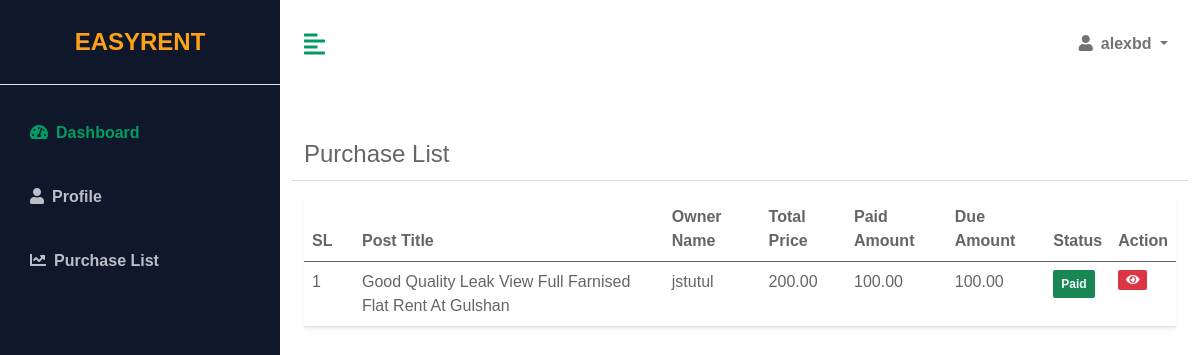
The page /account/purchase-list (signed in) on the database as committed earlier.
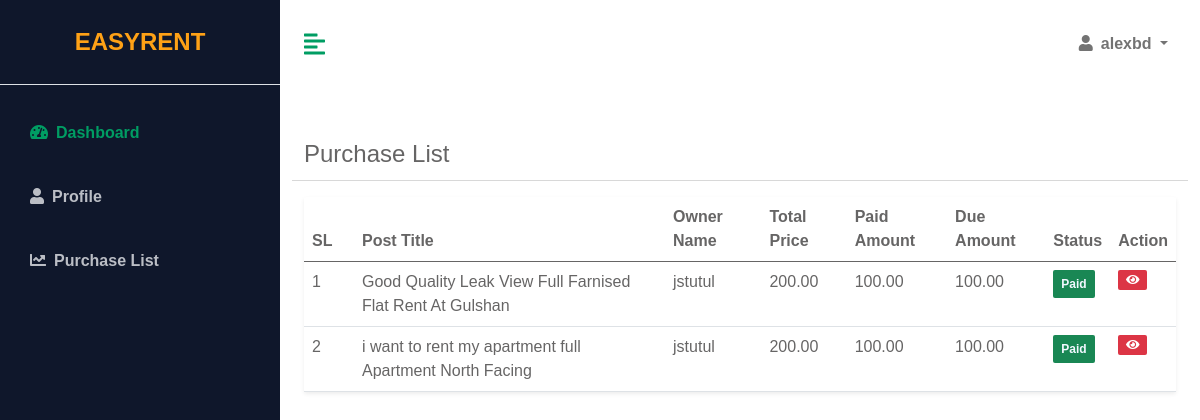
The same page on the database as committed later.
### App_Rental/models.py (models this page shows, shortened)
class HouseRent(models.Model):
    post = models.ForeignKey(House,on_delete=models.CASCADE)
    user = models.ForeignKey(User,on_delete=models.CASCADE)
    is_paid = models.BooleanField(default=False)
    transaction_id = models.CharField(max_length=1000)
    created =models.DateTimeField(auto_now=True,auto_now_add=False)
    updated=models.DateField(auto_now=False,auto_now_add=True)
    def due_amount(self):
        return self.post.monthly_rent-self.post.advacne_rent

class House(models.Model):
    def next_month_first_day():
        today = timezone.localdate()
        first_day_next_month = today.replace(day=1) + timedelta(days=32 - today.day)
        return first_day_next_month
    owner = models.ForeignKey(User, on_delete=models.CASCADE)
    title = models.CharField(max_length=500, blank=False)
    city = models.ForeignKey(City, on_delete=models.DO_NOTHING)
    address = models.CharField(max_length=500, blank=False)
    rent_from = models.DateField(default=next_month_first_day)
    house_type = models.CharField(max_length=10, choices=HOUSE_TYPE_LIST, default="1")
    house_name = models.CharField(max_length=200, null=True)
    house_area = models.IntegerField(default=800)
    description = RichTextField(null=True)
    is_parking = models.BooleanField(default=True)
    total_bedrooms = models.IntegerField(default=0)
    total_bathrooms = models.IntegerField(default=0)
    floor_no = models.IntegerField(default=0)
    map_link =models.CharField(max_length=10000,blank=True)
    monthly_rent = models.DecimalField(max_digits=10, decimal_places=2, default=Decimal('0.00'))
    advacne_rent = models.DecimalField(max_digits=10, decimal_places=2, default=Decimal('0.00'))
    images = models.ManyToManyField('HouseImage', related_name='houses', blank=True)
    is_active=models.BooleanField(default=False)
    is_reject=models.BooleanField(default=False)
    is_rented=models.BooleanField(default=False)
    created=models.DateTimeField(auto_now=True,auto_now_add=False)

### App_Account/views.py (the view)
# urls.py: path('purchase-list',PurchaseListView,name='purchaselist'),
@renter_required
def PurchaseListView(request):
    myrent_list=HouseRent.objects.filter(user=request.user,is_paid=True)
    context={
        'myrent_list':myrent_list
    }
    return render(request,'App_Dashboard/purchase_list.html',context)

### App_Account/views.py (called while the page is built)
def renter_required(view_func):
    @wraps(view_func)
    def wrapper(request, *args, **kwargs):
        if request.user.is_authenticated and request.user.userprofile.userType == "2":
            return view_func(request, *args, **kwargs)
        else:
            return render(request, 'accessdenied.html')
    return wrapper

### templates/App_Dashboard/purchase_list.html (shortened to what this page needs)
{% extends 'App_Dashboard/base.html'%}
{% load static%}
{% block dashboard%}
{% block css %}
<link href="https://cdn.datatables.net/v/dt/dt-2.0.3/datatables.min.css" rel="stylesheet">
{% endblock %}
<div class="container-fluid px-4">
    <div class="row my-5">
        <div class="col-lg-12 mb-2">
            <span class="mb-3" style="font-size: 24px;">Purchase List
        </div>
        <hr>
        <div class="col">
            <table class="table bg-white rounded shadow-sm  table-hover" id="rentlist">
                <thead>
                    <tr>
                        <th scope="col" width="50">SL</th>
                        <th scope="col">Post Title</th>
                        <th scope="col">Owner Name</th>
                        <th scope="col">Total Price</th>
                        <th scope="col">Paid Amount</th>
                        <th scope="col">Due Amount</th>
                        <th scope="col">Status</th>
                        <th scope="col">Action</th>
                    </tr>
                </thead>
                <tbody>
                    {% for item in myrent_list%}
                    <tr>
                        <td>{{forloop.counter}}</td>
                        <td>{{item.post.title}}</td>
                        <td>{{item.post.owner}}</td>
                        <td>{{item.post.monthly_rent}}</td>
                        <td>{{item.post.advacne_rent}}</td>
                        <td>{{item.due_amount}}</td>
                        <td>
                            {% if item.is_paid == True %}
                            <span class="badge bg-success text-light p-2">Paid</span>
                            {% else %}
                            <span class="badge bg-warning text-light p-2">cancel</span>
                            {% endif %}
                        </td>
                        <td>
                            <div class="d-flex align-items-center list-action">
                                <a class="badge bg-danger" href="{% url 'App_Account:purchasedetails' item.id %}"><i
                                        class="fa fa-eye"></i></a>
                            </div>
                        </td>
                    </tr>
                    {% endfor %}
                </tbody>
            </table>
        </div>
    </div>
</div>
{% endblock %}

Rows that differ between the two databases and show on the page:
added HouseRent: post "i want to rent my apartment full Apartment North Facing", post.owner "jstutul", post.monthly_rent "200.00", post.advacne_rent "100.00", due_amount "100.00", is_paid "Paid"
